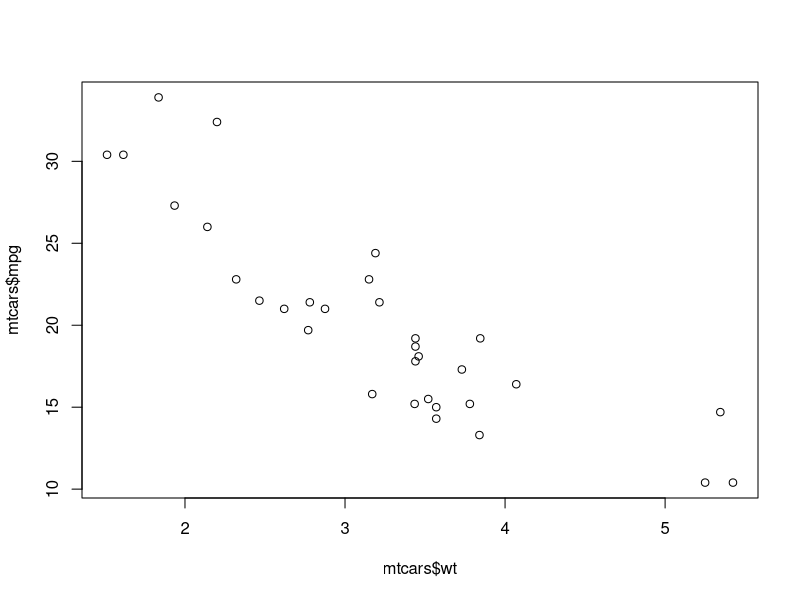
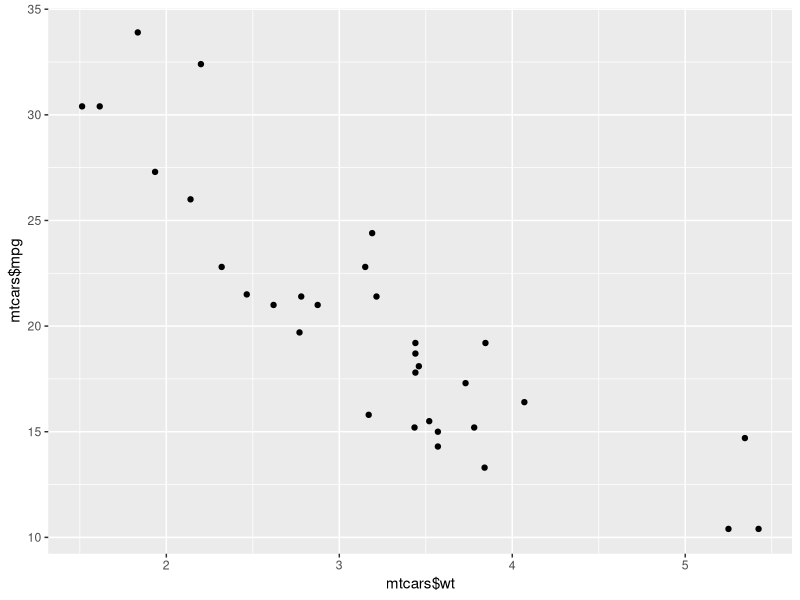
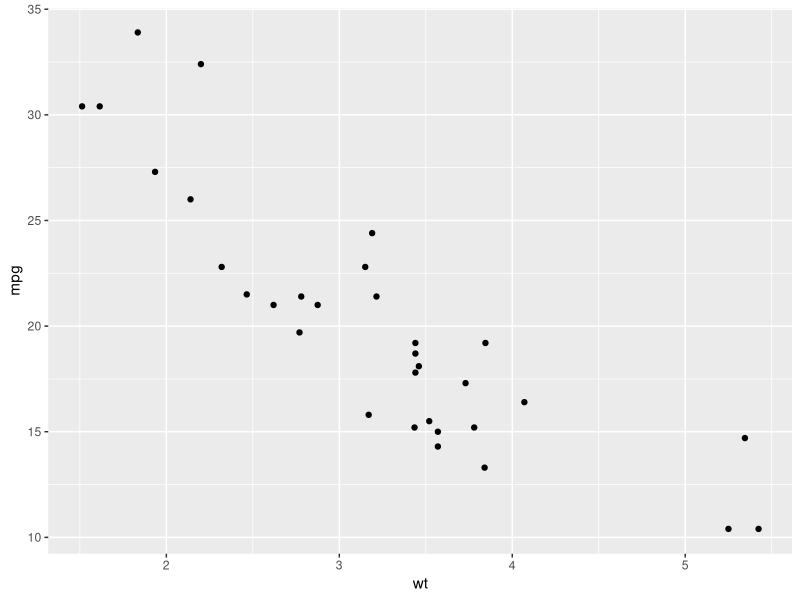
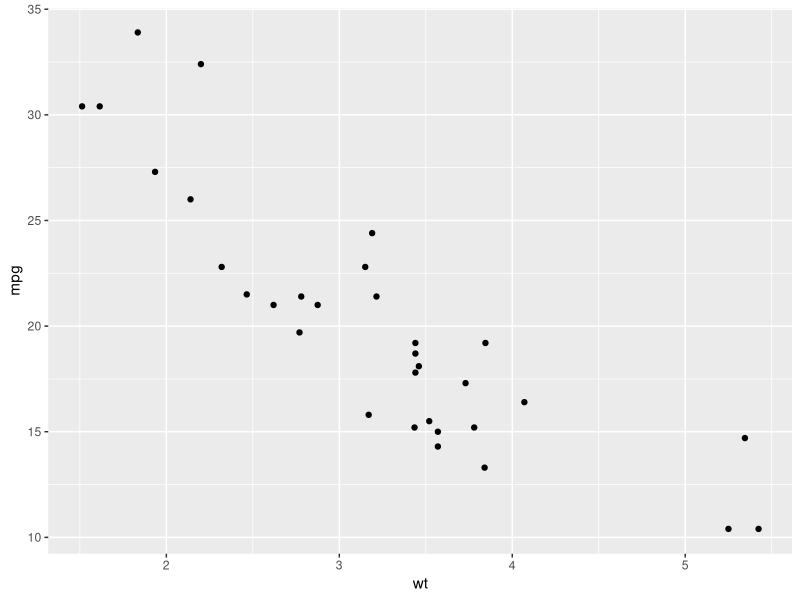
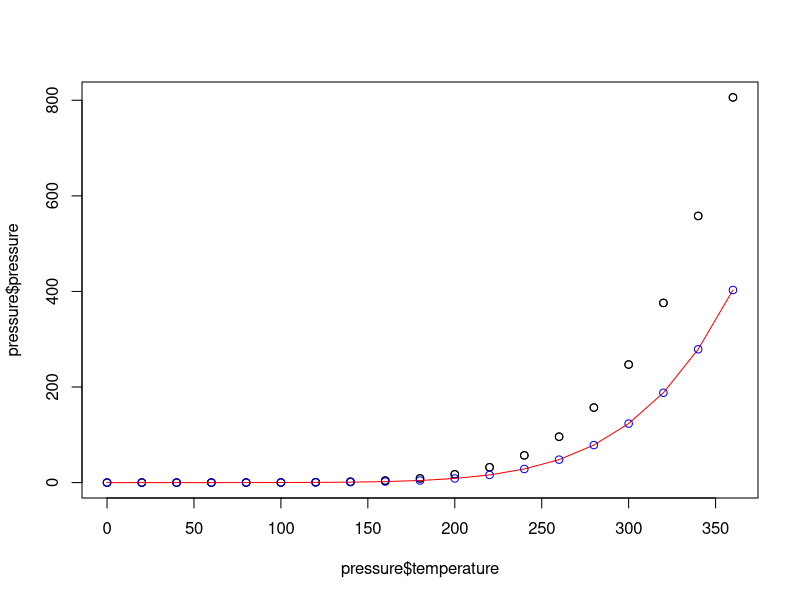
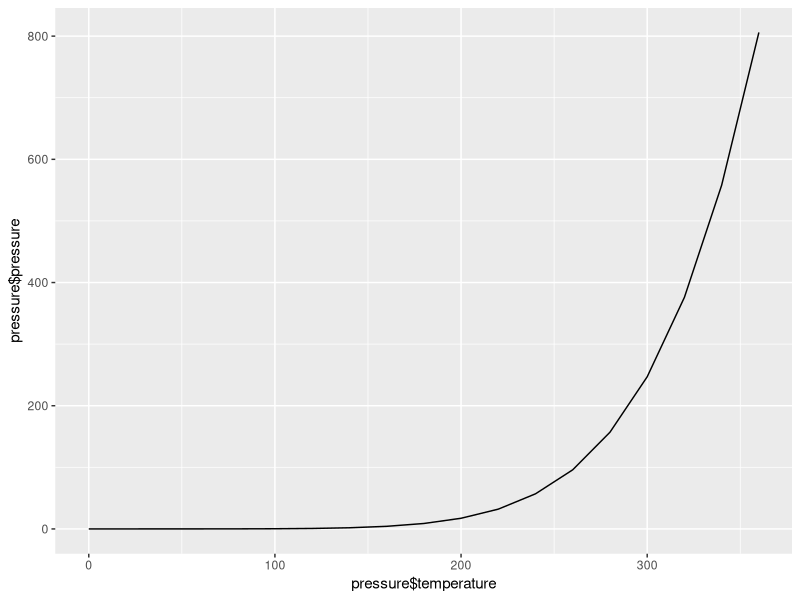
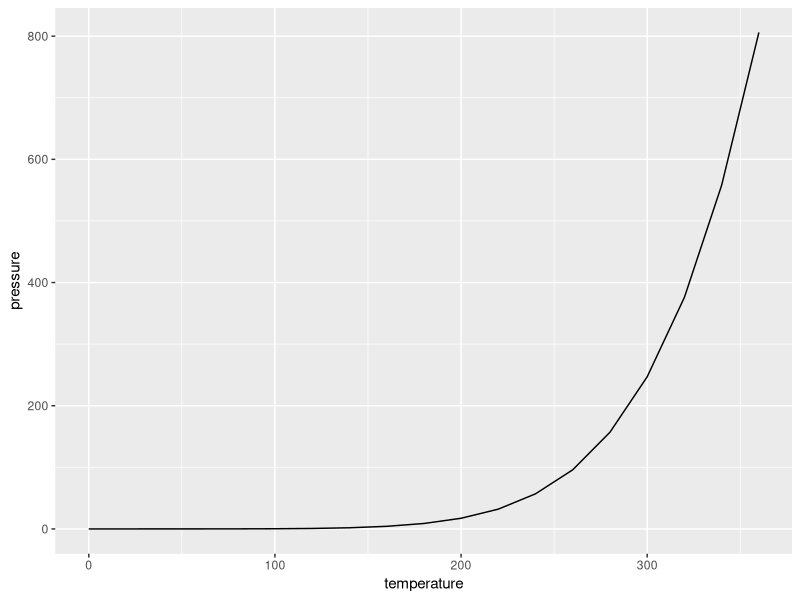
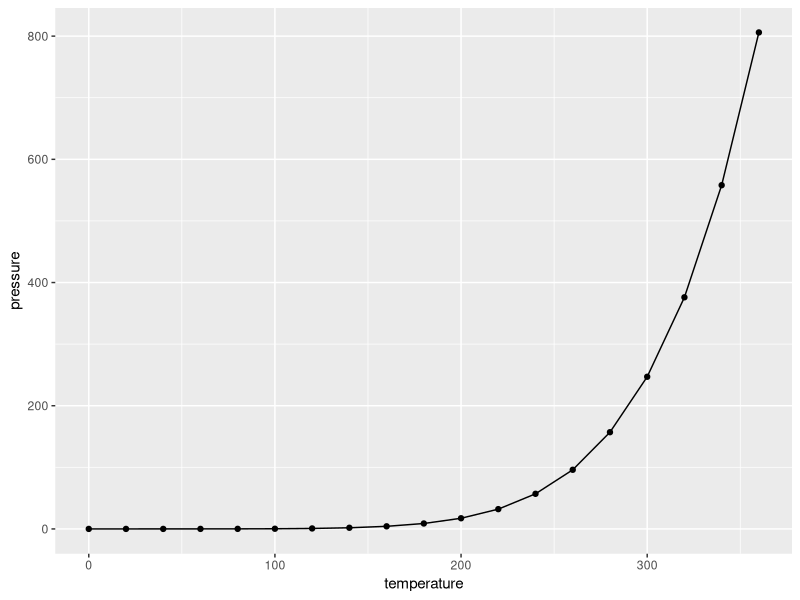

These figures' R source, in order:
plot(mtcars$wt, mtcars$mpg)
library(ggplot2)
qplot(mtcars$wt, mtcars$mpg)
qplot(wt, mpg, data = mtcars)
ggplot(mtcars, aes(x = wt, y = mpg)) + geom_point()
plot(pressure$temperature, pressure$pressure)
points(pressure$temperature, pressure$pressure)

lines(pressure$temperature, pressure$pressure / 2, col = "red")
points(pressure$temperature, pressure$pressure / 2, col = "blue")
library(ggplot2)
qplot(pressure$temperature, pressure$pressure, geom = "line")
qplot(temperature, pressure, data = pressure, geom = "line")
ggplot(pressure, aes(x = temperature, y = pressure)) + geom_line() + geom_point()

barplot(BOD$demand, names.arg = BOD$Time)
table(mtcars$cyl)
barplot(table(mtcars$cyl))
qplot(mtcars$cyl)
qplot(factor(mtcars$cyl))
qplot(factor(cyl), data = mtcars)
ggplot(mtcars, aes(x = factor(cyl))) + geom_bar()

hist(mtcars$mpg)
hist(mtcars$mpg, breaks = 10)
hist(mtcars$mpg, breaks = 5)
hist(mtcars$mpg, breaks = 12)
qplot(mpg, data = mtcars, binwidth = 4)
ggplot(mtcars, aes(x = mpg)) + geom_histogram(binwidth = 4)
ggplot(mtcars, aes(x = mpg)) + geom_histogram(binwidth = 5)

plot(ToothGrowth$supp, ToothGrowth$len)
boxplot(len ~ supp, data = ToothGrowth)
boxplot(len ~ supp + dose, data = ToothGrowth)
library(ggplot2)
qplot(ToothGrowth$supp, ToothGrowth$len, geom = "boxplot")
qplot(supp, len, data = ToothGrowth, geom = "boxplot")
ggplot(ToothGrowth, aes(x = supp, y = len)) + geom_boxplot()
qplot(interaction(ToothGrowth$supp, ToothGrowth$dose), ToothGrowth$len, geom = "boxplot")
qplot(interaction(supp, dose), len, data = ToothGrowth, geom = "boxplot")
ggplot(ToothGrowth, aes(x = interaction(supp, dose), y = len)) + geom_boxplot()